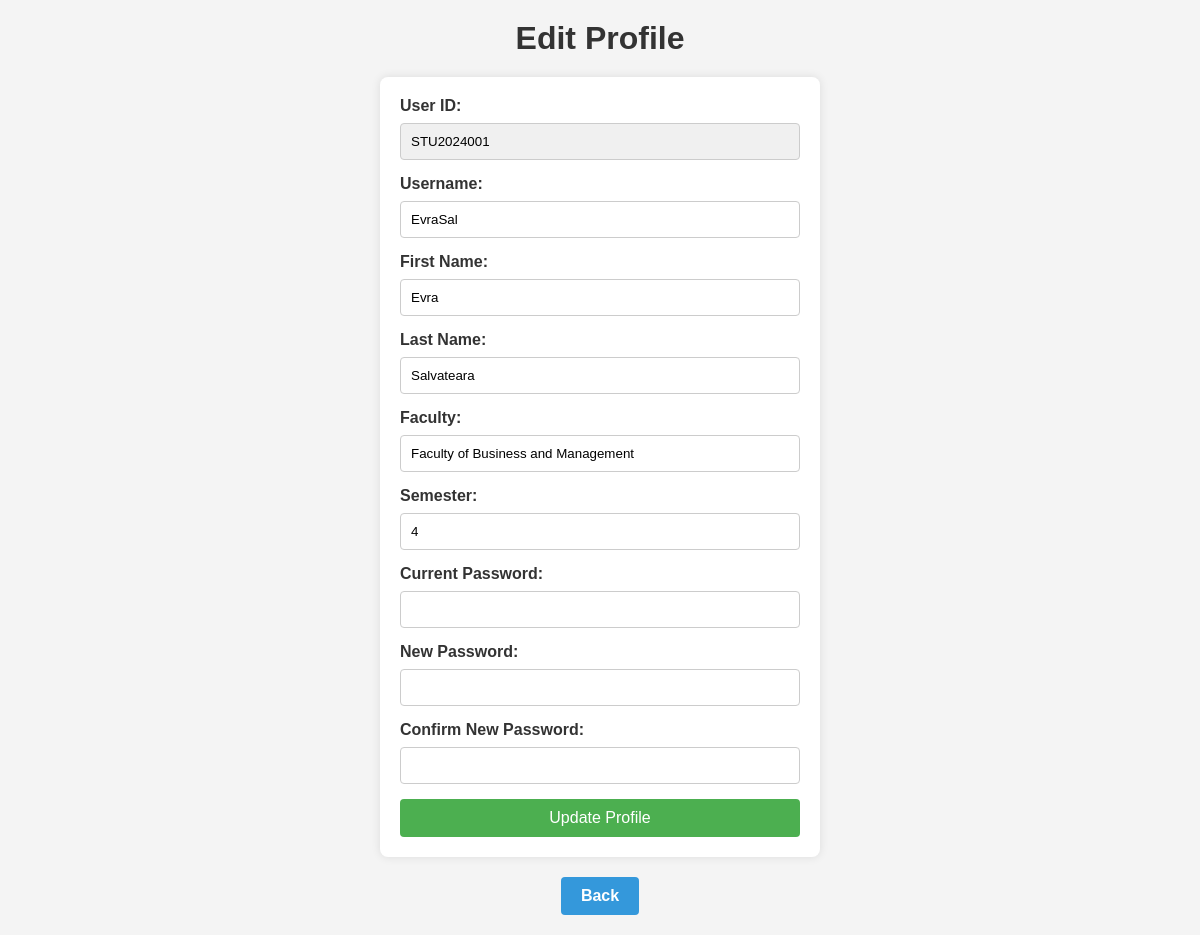
Screenshot of /edit_profile.php (signed in) with the database file from the repository.
### tables this page shows
CREATE TABLE `users` (
  `user_id` varchar(20) NOT NULL,
  `firstname` varchar(255) NOT NULL,
  `lastname` varchar(255) NOT NULL,
  `faculty` varchar(255) NOT NULL,
  `semester` int(11) NOT NULL,
  `password` text NOT NULL,
  `username` varchar(255) NOT NULL,
  `has_voted` tinyint(1) DEFAULT 0
);

### edit_profile.php (the view, shortened to what this page needs)
<?php
include 'db.php';
$userId = $_SESSION['user_id'];
$stmt = $pdo->prepare("SELECT username, password, firstname, lastname, faculty, semester FROM users WHERE user_id = ?");
$stmt->execute([$userId]);
$user = $stmt->fetch();
?>
<!DOCTYPE html>
<html>
<head>
    <link rel="stylesheet" href="/css/edit_profile.css">
</head>
<body>
    <h1>Edit Profile</h1>
    <form method="post">
        <label for="user_id">User ID:</label>
        <input type="text" name="user_id" value="<?php echo htmlspecialchars($userId); ?>" readonly>
        <label for="username">Username:</label>
        <input type="text" name="username" value="<?php echo htmlspecialchars($user['username']); ?>" required>
        <label for="firstname">First Name:</label>
        <input type="text" name="firstname" value="<?php echo htmlspecialchars($user['firstname']); ?>" required>
        <label for="lastname">Last Name:</label>
        <input type="text" name="lastname" value="<?php echo htmlspecialchars($user['lastname']); ?>" required>
        <label for="faculty">Faculty:</label>
        <input type="text" name="faculty" value="<?php echo htmlspecialchars($user['faculty']); ?>" required>
        <label for="semester">Semester:</label>
        <input type="text" name="semester" value="<?php echo htmlspecialchars($user['semester']); ?>" required>
        <label for="current_password">Current Password:</label>
        <input type="password" name="current_password" required>
        <label for="new_password">New Password:</label>
        <input type="password" name="new_password">
        <label for="confirm_password">Confirm New Password:</label>
        <input type="password" name="confirm_password">
        <button type="submit">Update Profile</button>
    </form>
    <div class="back-button">
        <a href="menu.php" class="button">Back</a>
    </div>
</body>
</html>

### css/edit_profile.css (style rules this page uses)
body, h1, p, form { margin: 0; padding: 0; font-family: Arial, sans-serif; }
body { background-color: #f4f4f4; color: #333; padding: 20px; }
h1 { text-align: center; margin-bottom: 20px; }
form { background-color: #fff; max-width: 400px; margin: 0 auto; padding: 20px; border-radius: 8px; box-shadow: 0 0 10px rgba(0, 0, 0, 0.1); }
label { display: block; margin-bottom: 8px; font-weight: bold; }
input[type="text"], input[type="password"] { width: 100%; padding: 10px; margin-bottom: 15px; border: 1px solid #ccc; border-radius: 4px; box-sizing: border-box; }
button { width: 100%; padding: 10px; background-color: #4CAF50; color: white; border: none; border-radius: 4px; cursor: pointer; font-size: 16px; transition: background-color 0.3s; }
input[readonly] { background-color: #f0f0f0; cursor: not-allowed; }
.back-button { text-align: center; margin-top: 20px; }
.button { display: inline-block; padding: 10px 20px; background-color: #3498db; color: white; font-size: 16px; font-weight: bold; text-decoration: none; border-radius: 4px; transition: background-color 0.3s, transform 0.3s; }

### rows the page displays
users: username "EvraSal", firstname "Evra", lastname "Salvateara", faculty "Faculty of Business and Management", semester "4"
